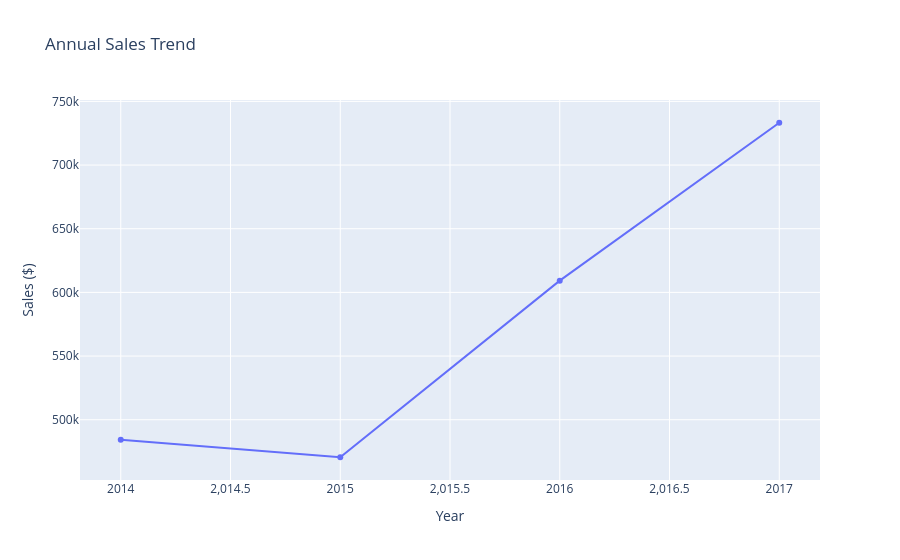

The notebook cell this image was saved under:
### Code cell
fig = px.line(
    yearly_sales,
    x="Year",
    y="Sales",
    markers=True,
    title="Annual Sales Trend",
    labels={
        "Year": "Year",
        "Sales": "Sales ($)"
    }
)

fig.show()

### Figure 1 — Plotly figure (JSON) as saved in the notebook; plotly's stock layout.template omitted (floating-point values rounded to 4 significant figures)
{"data": [{"hovertemplate": "Year=%{x}<br>Sales ($)=%{y}<extra></extra>", "legendgroup": "", "line": {"color": "#636efa", "dash": "solid"}, "marker": {"symbol": "circle"}, "mode": "lines+markers", "name": "", "orientation": "v", "showlegend": false, "type": "scatter", "x": [2014, 2015, 2016, 2017], "xaxis": "x", "y": [484200.0, 470500.0, 609200.0, 733200.0], "yaxis": "y"}], "layout": {"legend": {"tracegroupgap": 0}, "title": {"text": "Annual Sales Trend"}, "xaxis": {"anchor": "y", "domain": [0, 1], "title": {"text": "Year"}}, "yaxis": {"anchor": "x", "domain": [0, 1], "title": {"text": "Sales ($)"}}}}
